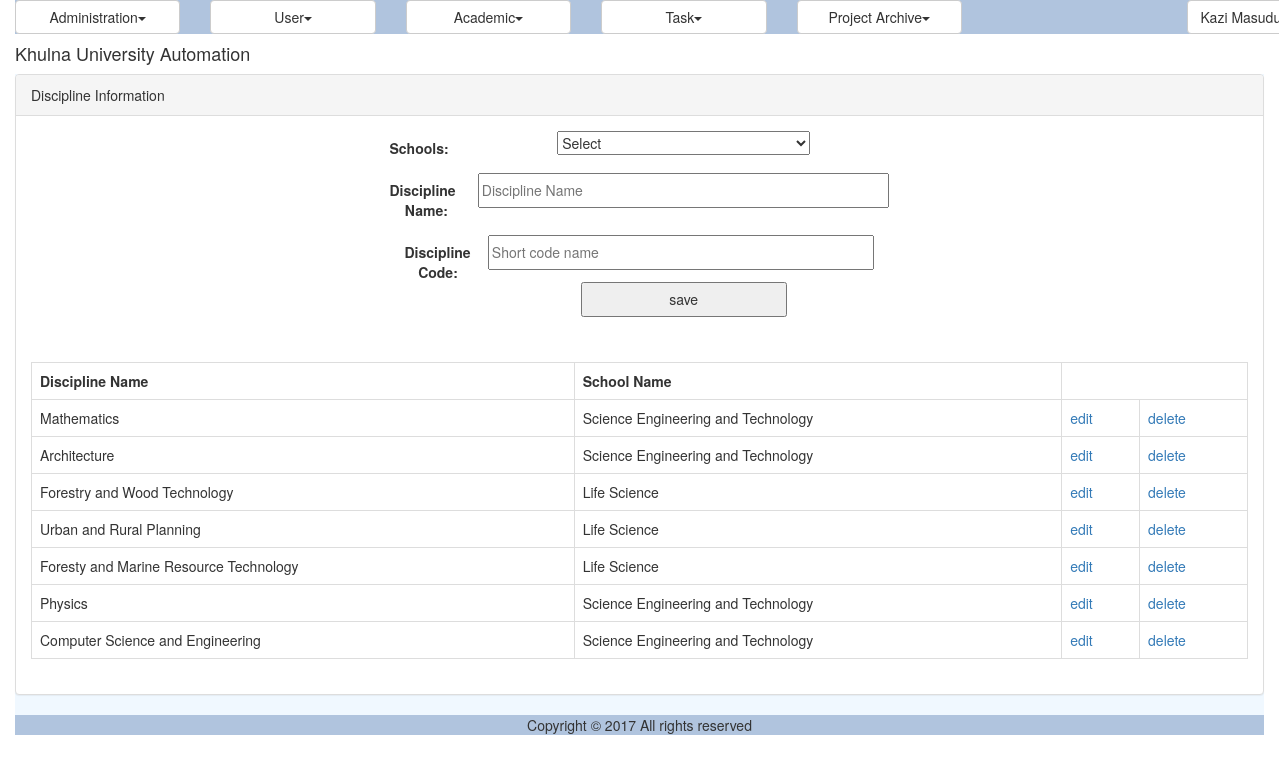
The page /discipline.php (signed in) on the database its author committed.
### tables this page shows
CREATE TABLE IF NOT EXISTS `ums_discipline` (
  `ID` varchar(40) NOT NULL,
  `Name` varchar(50) NOT NULL,
  `ShortCode` varchar(20) DEFAULT NULL,
  `SchoolID` varchar(40) DEFAULT NULL,
  PRIMARY KEY (`ID`)
);

CREATE TABLE IF NOT EXISTS `ums_school` (
  `ID` varchar(40) NOT NULL,
  `Name` varchar(50) NOT NULL,
  `DeanID` varchar(40) NOT NULL
);

### util/class.util.inc (called while the page is built, shortened)
<?php
class ConfigUtil implements I_DBConfig, I_LogConfig, I_LanguageConfig{
	public static $s_instance;
	private $_host;
	private $_username;
	private $_password;
	private $_database;
	public static function getInstance() {
		if(!self::$s_instance) {
			self::$s_instance = new self();
		}
		return self::$s_instance;
	}
	private function readConfig(){
		$this->_ini_array = parse_ini_file(CONFIG.'system.ini');
		$this->_host =	$this->_ini_array['db_host'];
		$this->_username = $this->_ini_array['db_username'];
		$this->_password = $this->_ini_array['db_password'];
		$this->_database = $this->_ini_array['db_database'];
	}
	public function getDBHost(){
		return $this->_host;
	}
	public function getDBUserName(){
		return $this->_username;
	}
	public function getDBPassword(){
		return $this->_password;
	}
	public function getDBName(){
		return $this->_database;
	}
}
class DBUtil implements I_DBUtil {
	private static $s_instance;
	private $_host;
	private $_username;
	private $_password;
	private $_database;
	protected $_connection;
	protected $_result;
	public static function getInstance() {
		if(!self::$s_instance) {
			self::$s_instance = new self();
		}
		return self::$s_instance;
	}
	private function readDBConfig(){
		$_config = ConfigUtil::getInstance();
		$this->_host = $_config->getDBHost();
		$this->_username = $_config->getDBUserName();
		$this->_password = $_config->getDBPassword();
		$this->_database = $_config->getDBName();
	}
	private function setConnection(){
		$this->_connection = new mysqli($this->_host, $this->_username,
			$this->_password, $this->_database);
	}
	public function doQuery($sql) {
		$this->_result = $this->_connection->query($sql) or die(mysqli_error($this->_connection));
		return $this->_result;
	}
	public function getNumRows() {
		$this->_numRows = mysqli_num_rows($this->_result);
		return $this->_numRows;
	}
	public function getAllRows() {
		$rows = array();
		for($x = 0; $x < $this->getNumRows(); $x++) {
			$rows[] = mysqli_fetch_assoc($this->_result);
		}
		return $rows;
	}
	public function getTopRow() {
		return $this->_result->fetch_array();
	}
}
class LogUtil{
	private static $s_instance;
	public static function getInstance(){
		if(!self::$s_instance) {
			self::$s_instance = new self();
		}
		return self::$s_instance;
	}
}
class LangUtil{
	private static $s_instance;
	public static function getInstance() {
		if(!self::$s_instance) {
			self::$s_instance = new self();
		}
		return self::$s_instance;
	}
}
?>

### modules/user/ui/blade/view.discipline.blade.inc (called while the page is built, shortened)
<?php
include_once UTILITY.'class.util.inc';
include_once MODULES_USER.'bao/class.disciplinebao.inc';
$_DisciplineBAO = new DisciplineBAO();
?>

### modules/user/bao/class.disciplinebao.inc (called while the page is built, shortened)
<?php
include_once UTILITY.'class.util.inc';
include_once MODULES_USER.'dao/class.disciplinedao.inc';
Class DisciplineBAO{
	private $_DisciplineDAO;
	public function __construct(){
		$this->_DisciplineDAO = new DisciplineDAO();
	}
	public function getAllDisciplines(){
		$Result = $this->_DisciplineDAO->getAllDisciplines();
		return $Result;
	}
}
?>

### modules/user/dao/class.disciplinedao.inc (called while the page is built, shortened)
<?php
include_once COMMON.'class.common.inc';
include_once COMMON.'class.common.course.inc';
include_once UTILITY.'class.util.inc';
Class DisciplineDAO{
	private $_DB;
	public function __construct(){
		$this->_DB = DBUtil::getInstance();
	}
	public function getAllDisciplines(){
		$DisciplineList = array();
		$this->_DB->doQuery("SELECT * FROM ums_discipline");
		$rows = $this->_DB->getAllRows();
		for($i = 0; $i < sizeof($rows); $i++) {
			$row = $rows[$i];
			$this->_Discipline = new Discipline();
		    $this->_Discipline->setID ( $row['ID']);
		    $this->_Discipline->setName( $row['Name'] );
		    $this->_Discipline->setShortCode( $row['ShortCode'] );
			$School = new School();
			$School->setID($row['SchoolID']);
			$this->_DB->doQuery("SELECT * FROM ums_school where ID='".$row['SchoolID']."'");
			$schoolRow = $this->_DB->getTopRow();
			$School->setName($schoolRow['Name']);
			$this->_Discipline->setSchool($School);
		    $DisciplineList[]=$this->_Discipline;
		}
		$Result = new Result();
		$Result->setIsSuccess(1);
		$Result->setResultObject($DisciplineList);
		return $Result;
	}
}
?>

### common/class.common.inc (called while the page is built, shortened)
<?php
class Result{
    private $_IsSuccess=0;
    private $_ResultObject;
    public function setIsSuccess($IsSuccess){
        $this->_IsSuccess = $IsSuccess;
    }
    public function getIsSuccess(){
        return $this->_IsSuccess;
    }
    public function setResultObject($ResultObject){
        $this->_ResultObject = $ResultObject;
    }
    public function getResultObject(){
        return $this->_ResultObject;
    }
}
?>

### common/class.common.course.inc (called while the page is built, shortened)
<?php
class Discipline{
    private $_ID;
    private $_Name;
    private $_School;
    public function setID ( $ID ) {
        $this->_ID = $ID;
    }
    public function getID () {
        return $this->_ID;
    }
    public function setName( $Name ) {
        $this->_Name = $Name;
    }
    public function getName() {
        return $this->_Name;
    }
    public function setSchool( $School ) {
        $this->_School = $School;
    }
    public function getSchool() {
        return $this->_School;
    }
}
class School{
    private $_Name;
    public function setName( $Name ) {
        $this->_Name = $Name;
    }
    public function getName() {
        return $this->_Name;
    }
}
?>

### modules/user/ui/view.discipline.inc (the view, shortened to what this page needs)
<?php
include_once 'blade/view.discipline.blade.inc';
include_once COMMON.'class.common.inc';
include_once COMMON.'class.common.course.inc';
?>
<div class="panel panel-default">
    <div class="panel-heading">Discipline Information</div>
    <div class="panel-body">
	<div id="form">
		<form method="post" class="form-horizontal">
				<div class="form-group">
	              	<label class="control-label col-sm-2" for="selectedSchool">Schools:</label>
	              	<div class="col-sm-10">
					    <?php
					    $var = '<select name="selectedSchool" id="select-from-schools">';
						$Result = $_SchoolBAO->getAllSchools();
						if($Result->getIsSuccess()){
							$Schools = $Result->getResultObject();
							$var = $var.'<option value="select">Select</option>';
					       for ($i=0; $i < sizeof($Schools); $i++) {
					       		$School = $Schools[$i];
					    		$var = $var. '<option value="'.$School->getID().'"';
					          	$var = $var.'>'.$School->getName().'</option>';
							}
							$var = $var.'</select>';
						}
						echo $var;
						?>
					</div>
				</div>
				<div class="form-group">
              	<label class="control-label col-sm-2" for="txtName">Discipline Name:</label>
              	<div class="col-sm-10">
					<input type="text" name="txtName" placeholder="Discipline Name" value="<?php
					if(isset($_GET['edit'])) echo $getROW->getName();  ?>" />
				</div>
				</div>
				<div>
				<label class="control-label col-sm-2" for="txtShortCode">Discipline Code:</label>
				<div class="col-sm-10">
					<input type="text" name="txtShortCode" placeholder="Short code name" value="<?php
					if(isset($_GET['edit'])) echo $getROW->getShortCode();  ?>" />
				</div>
				</div>
		        <div class="form-group">
	              <div class="col-sm-offset-2 col-sm-10">
						<?php
						if(isset($_GET['edit']))
						{
							?>
							<button type="submit" name="update">update</button>
							<?php
						}
						else
						{
							?>
							<button type="submit" name="save">save</button>
							<?php
						}
						?>
					</div>
				</div>
		</form>
	</div>
	</div>
	<div class="panel-body">
	<table class="table table-bordered">
	<?php
	$Result = $_DisciplineBAO->getAllDisciplines();
	if($Result->getIsSuccess()){
		$DisciplineList = $Result->getResultObject();
	?>
		<tr>
			<th>Discipline Name</th>
			<th>School Name</th>
		</tr>
		<?php
		for($i = 0; $i < sizeof($DisciplineList); $i++) {
			$Discipline = $DisciplineList[$i];
			?>
		    <tr>
			    <td><?php echo $Discipline->getName(); ?></td>
			    <td><?php echo $Discipline->getSchool()->getName(); ?></td>
			    <td><a href="?edit=<?php echo $Discipline->getID(); ?>" onclick="return confirm('sure to edit !'); " >edit</a></td>
			    <td><a href="?del=<?php echo $Discipline->getID(); ?>" onclick="return confirm('sure to delete !'); " >delete</a></td>
		    </tr>
	    <?php
		}
	}
	else{
		echo $Result->getResultObject();
	}
	?>
	</table>
	</div>
</div>

### resources/css/style.css (style rules this page uses)
#form { width:500px; margin:0px auto; text-align:center; }
#form form input { width:100%; height:35px; }
form button { width:50%; height:35px; }
table,td { border:solid #e9e9e9 1px; }

### resources/css/result.css (style rules this page uses)
.courses td, th { border: 1px solid black; }
.years td, th { border: 1px solid black; }
table, td, th { border-collapse: collapse; border: 0px solid black; }

### rows shown on the page
ums_discipline: Name "Mathematics"
ums_school: Name "Science Engineering and Technology"
ums_discipline: Name "Architecture"
ums_discipline: Name "Forestry and Wood Technology"
ums_school: Name "Life Science"
ums_discipline: Name "Urban and Rural Planning"
ums_discipline: Name "Foresty and Marine Resource Technology"
ums_discipline: Name "Physics"
ums_discipline: Name "Computer Science and Engineering"

### other values the page prints
$globalMenu[$i]->getTitle() "Administration User Academic Task Project Archive"
$CurrentUser->getFullName() "Kazi…"
